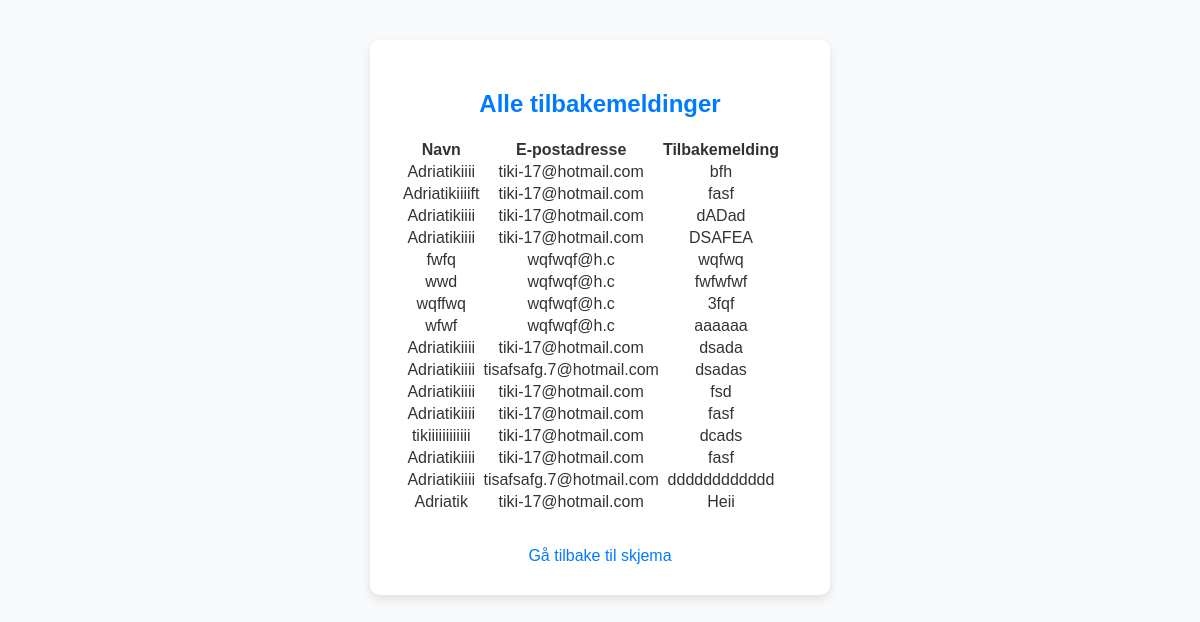
Page /feedbacks on the earlier database version.
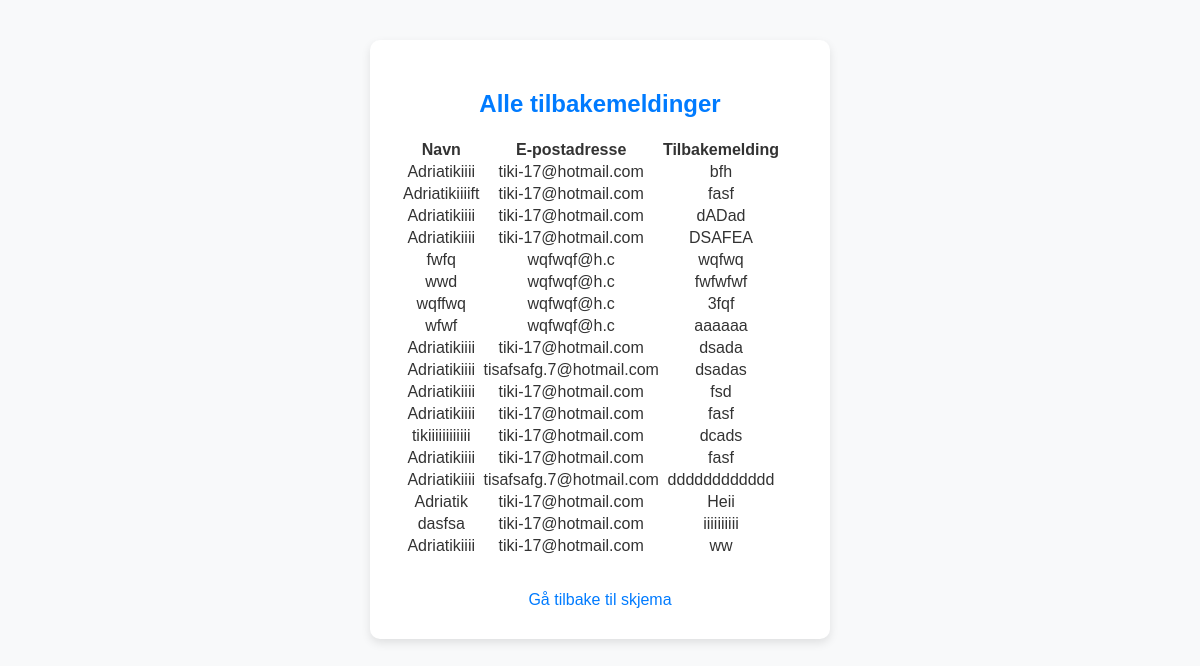
Same page on the later database version.
### tables this page shows
CREATE TABLE tilbakemeldinger (
                id INTEGER PRIMARY KEY AUTOINCREMENT,
                navn TEXT NOT NULL,
                email TEXT NOT NULL,
                message TEXT NOT NULL
            );

### app.py (the view)
@app.route('/feedbacks', methods=['GET'])
def feedbacks():
    conn = sqlite3.connect("tilbakemeldinger.db")
    cursor = conn.cursor()
    cursor.execute("SELECT navn, email, message FROM tilbakemeldinger")
    feedback_list = cursor.fetchall()
    conn.close()
    return render_template('feedbacks.html', feedbacks=feedback_list)

### templates/feedbacks.html (shortened to what this page needs)
<!DOCTYPE html>
<html lang="no">
<head>
    <link rel="stylesheet" href="{{ url_for('static', filename='style.css') }}">
</head>
<body>
    <div class="container">
        <h2>Alle tilbakemeldinger</h2>
        <table>
            <thead>
                <tr>
                    <th>Navn</th>
                    <th>E-postadresse</th>
                    <th>Tilbakemelding</th>
                </tr>
            </thead>
            <tbody>
                {% for feedback in feedbacks %}
                    <tr>
                        <td>{{ feedback[0] }}</td>
                        <td>{{ feedback[1] }}</td>
                        <td>{{ feedback[2] }}</td>
                    </tr>
                {% endfor %}
            </tbody>
        </table>
        <br>
        <a href="/">Gå tilbake til skjema</a>
    </div>
</body>
</html>

### static/style.css (style rules this page uses)
body { font-family: 'Arial', sans-serif; background-color: #f8f9fa; color: #333; text-align: center; margin: 0; padding: 20px; }
h2 { color: #007bff; }
.container { background: #fff; padding: 30px; border-radius: 10px; box-shadow: 0px 4px 10px rgba(0, 0, 0, 0.1); width: 90%; max-width: 400px; margin: 20px auto; }
a { display: inline-block; margin-top: 15px; color: #007bff; font-size: 16px; text-decoration: none; }

Differences in the rows shown:
added tilbakemeldinger: navn "dasfsa", email "tiki-17@hotmail.com", message "iiiiiiiiii"
added tilbakemeldinger: navn "Adriatikiiii", email "tiki-17@hotmail.com", message "ww"
